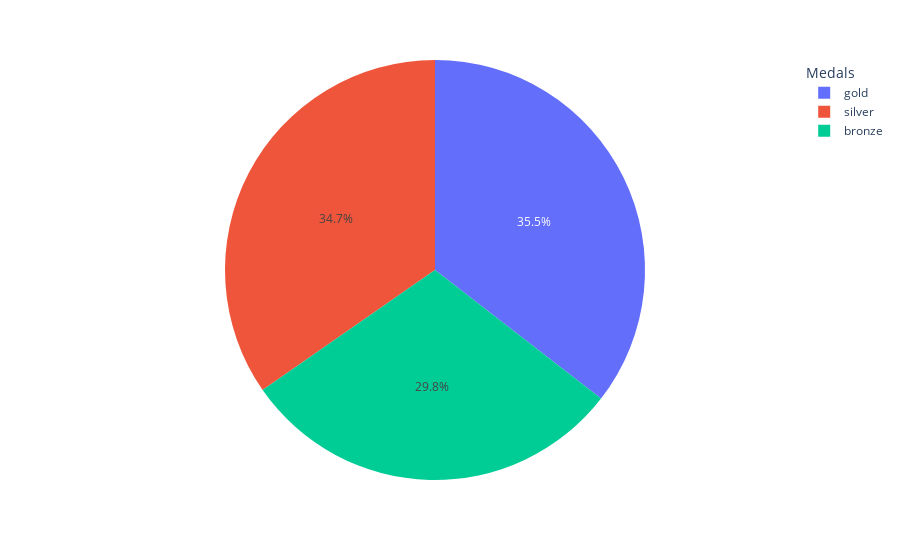

The cell this chart's notebook holds for it:
### Markdown cell above
# Medals

### Code cell
fig = pie_plot_medals(df, year=1896)
#fig = pie_plot_medals(df, country="Greece")
#fig = pie_plot_medals(df, year=1896, country="Greece")
fig.show()

### Figure 1 — Plotly figure (JSON) as saved in the notebook; plotly's stock layout.template omitted (floating-point values rounded to 4 significant figures)
{"data": [{"domain": {"x": [0, 1], "y": [0, 1]}, "hovertemplate": "index=%{label}<br>value=%{value}<extra></extra>", "labels": ["gold", "silver", "bronze"], "legendgroup": "", "name": "", "showlegend": true, "type": "pie", "values": [44, 43, 37]}], "layout": {"legend": {"title": {"text": "Medals"}, "tracegroupgap": 0}, "margin": {"t": 60}}}
